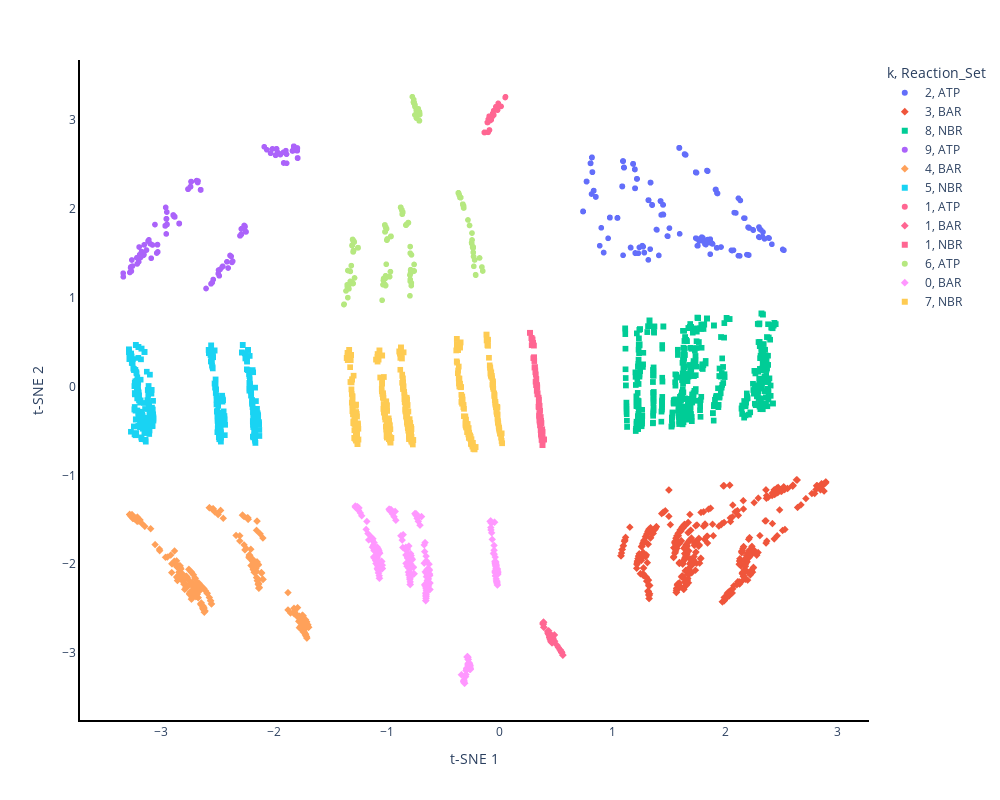

Write notebook code for a chart like this one.
### Code cell
#PLOT CLUSTERS IN T-SNE EMBEDDING
tsne['k'] = results[10]['k'].labels_
tsne.rename(columns={0: "t-SNE 1", 1: "t-SNE 2"}, inplace=True)
#pass to plotly plot to map categorical varibles
tsne['k'] = tsne['k'].astype(str)
tsne['Reaction_Set'] = merged_df['Reaction_Set'].tolist()
tsne['Subsystem'] = merged_df['Subsystem'].tolist()
tsne['Condition'] = condition_column
tsne['Study'] = merged_df['Study'].tolist()

fig = px.scatter(tsne,
                 x="t-SNE 1", y="t-SNE 2",
                 color='k',
                 symbol='Reaction_Set',
                 hover_data=['Subsystem', 'Condition', 'Study'],
                 color_discrete_sequence=px.colors.qualitative.Plotly)

fig.update_layout(plot_bgcolor= 'white',
                  width = 1000,
                  height = 800)

fig.update_traces(marker_size=6)
fig.update_xaxes(showline=True, linewidth=2, linecolor='black')
fig.update_yaxes(showline=True, linewidth=2, linecolor='black')

fig.show()

### Figure 1 — Plotly figure (JSON) as saved in the notebook; plotly's stock layout.template omitted (floating-point values rounded to 4 significant figures; data arrays with more than 128 entries replaced by an {"elided": "..."} marker saying what was removed)
{"data": [{"customdata": {"elided": "528x3 str values"}, "hovertemplate": "k=2<br>Reaction_Set=ATP<br>t-SNE 1=%{x}<br>t-SNE 2=%{y}<br>Subsystem=%{customdata[0]}<br>Condition=%{customdata[1]}<br>Study=%{customdata[2]}<extra></extra>", "legendgroup": "2, ATP", "marker": {"color": "#636EFA", "size": 6, "symbol": "circle"}, "mode": "markers", "name": "2, ATP", "showlegend": true, "type": "scattergl", "x": {"elided": "528 float values"}, "xaxis": "x", "y": {"elided": "528 float values"}, "yaxis": "y"}, {"customdata": {"elided": "528x3 str values"}, "hovertemplate": "k=3<br>Reaction_Set=BAR<br>t-SNE 1=%{x}<br>t-SNE 2=%{y}<br>Subsystem=%{customdata[0]}<br>Condition=%{customdata[1]}<br>Study=%{customdata[2]}<extra></extra>", "legendgroup": "3, BAR", "marker": {"color": "#EF553B", "size": 6, "symbol": "diamond"}, "mode": "markers", "name": "3, BAR", "showlegend": true, "type": "scattergl", "x": {"elided": "528 float values"}, "xaxis": "x", "y": {"elided": "528 float values"}, "yaxis": "y"}, {"customdata": {"elided": "528x3 str values"}, "hovertemplate": "k=8<br>Reaction_Set=NBR<br>t-SNE 1=%{x}<br>t-SNE 2=%{y}<br>Subsystem=%{customdata[0]}<br>Condition=%{customdata[1]}<br>Study=%{customdata[2]}<extra></extra>", "legendgroup": "8, NBR", "marker": {"color": "#00CC96", "size": 6, "symbol": "square"}, "mode": "markers", "name": "8, NBR", "showlegend": true, "type": "scattergl", "x": {"elided": "528 float values"}, "xaxis": "x", "y": {"elided": "528 float values"}, "yaxis": "y"}, {"customdata": {"elided": "352x3 str values"}, "hovertemplate": "k=9<br>Reaction_Set=ATP<br>t-SNE 1=%{x}<br>t-SNE 2=%{y}<br>Subsystem=%{customdata[0]}<br>Condition=%{customdata[1]}<br>Study=%{customdata[2]}<extra></extra>", "legendgroup": "9, ATP", "marker": {"color": "#AB63FA", "size": 6, "symbol": "circle"}, "mode": "markers", "name": "9, ATP", "showlegend": true, "type": "scattergl", "x": {"elided": "352 float values"}, "xaxis": "x", "y": {"elided": "352 float values"}, "yaxis": "y"}, {"customdata": {"elided": "352x3 str values"}, "hovertemplate": "k=4<br>Reaction_Set=BAR<br>t-SNE 1=%{x}<br>t-SNE 2=%{y}<br>Subsystem=%{customdata[0]}<br>Condition=%{customdata[1]}<br>Study=%{customdata[2]}<extra></extra>", "legendgroup": "4, BAR", "marker": {"color": "#FFA15A", "size": 6, "symbol": "diamond"}, "mode": "markers", "name": "4, BAR", "showlegend": true, "type": "scattergl", "x": {"elided": "352 float values"}, "xaxis": "x", "y": {"elided": "352 float values"}, "yaxis": "y"}, {"customdata": {"elided": "352x3 str values"}, "hovertemplate": "k=5<br>Reaction_Set=NBR<br>t-SNE 1=%{x}<br>t-SNE 2=%{y}<br>Subsystem=%{customdata[0]}<br>Condition=%{customdata[1]}<br>Study=%{customdata[2]}<extra></extra>", "legendgroup": "5, NBR", "marker": {"color": "#19D3F3", "size": 6, "symbol": "square"}, "mode": "markers", "name": "5, NBR", "showlegend": true, "type": "scattergl", "x": {"elided": "352 float values"}, "xaxis": "x", "y": {"elided": "352 float values"}, "yaxis": "y"}, {"customdata": {"elided": "88x3 str values"}, "hovertemplate": "k=1<br>Reaction_Set=ATP<br>t-SNE 1=%{x}<br>t-SNE 2=%{y}<br>Subsystem=%{customdata[0]}<br>Condition=%{customdata[1]}<br>Study=%{customdata[2]}<extra></extra>", "legendgroup": "1, ATP", "marker": {"color": "#FF6692", "size": 6, "symbol": "circle"}, "mode": "markers", "name": "1, ATP", "showlegend": true, "type": "scattergl", "x": [0.04992, -0.01804, -0.03835, 0.01317, 0.05251, -0.03242, -0.01192, -0.05226, -0.08991, -0.09009, -0.06085, -0.06018, -0.06176, -0.1015, -0.07425, -0.05103, -0.08837, -0.09111, -0.1072, -0.1072, -0.08837, -0.09111, -0.08707, -0.1336, -0.09157, -0.1336, -0.1336, -0.08707, -0.09966, -0.1072, -0.1336, -0.09157, -0.1072, -0.08707, -0.1336, -0.08837, -0.09111, -0.09111, -0.09966, -0.08837, -0.09966, -0.1072, -0.08707, -0.08707, -0.1072, -0.09157, -0.09111, -0.09111, -0.1072, -0.1072, -0.09111, -0.09966, -0.1072, -0.08837, -0.1072, -0.08707, -0.08837, -0.1336, -0.09157, -0.09966, -0.1336, -0.08707, -0.1072, -0.09111, -0.1336, -0.09157, -0.08707, -0.08707, -0.1336, -0.1336, -0.08837, -0.09966, -0.09111, -0.1072, -0.08707, -0.08837, -0.1336, -0.09111, -0.08707, -0.09111, -0.1336, -0.1336, -0.1336, -0.09111, -0.09157, -0.09157, -0.09966, -0.1336], "xaxis": "x", "y": [3.255, 3.113, 3.116, 3.155, 3.263, 3.152, 3.189, 3.106, 2.889, 2.889, 3.045, 3.077, 3.073, 2.863, 3.003, 3.059, 2.994, 2.998, 2.975, 2.975, 2.994, 2.998, 3.018, 2.862, 3.043, 2.862, 2.862, 3.018, 3.008, 2.975, 2.862, 3.043, 2.975, 3.018, 2.862, 2.994, 2.998, 2.998, 3.008, 2.994, 3.008, 2.975, 3.018, 3.018, 2.975, 3.043, 2.998, 2.998, 2.975, 2.975, 2.998, 3.008, 2.975, 2.994, 2.975, 3.018, 2.994, 2.862, 3.043, 3.008, 2.862, 3.018, 2.975, 2.998, 2.862, 3.043, 3.018, 3.018, 2.862, 2.862, 2.994, 3.008, 2.998, 2.975, 3.018, 2.994, 2.862, 2.998, 3.018, 2.998, 2.862, 2.862, 2.862, 2.998, 3.043, 3.043, 3.008, 2.862], "yaxis": "y"}, {"customdata": {"elided": "88x3 str values"}, "hovertemplate": "k=1<br>Reaction_Set=BAR<br>t-SNE 1=%{x}<br>t-SNE 2=%{y}<br>Subsystem=%{customdata[0]}<br>Condition=%{customdata[1]}<br>Study=%{customdata[2]}<extra></extra>", "legendgroup": "1, BAR", "marker": {"color": "#FF6692", "size": 6, "symbol": "diamond"}, "mode": "markers", "name": "1, BAR", "showlegend": true, "type": "scattergl", "x": [0.456, 0.4318, 0.4652, 0.4439, 0.4512, 0.4322, 0.4582, 0.4588, 0.4496, 0.4652, 0.439, 0.458, 0.4591, 0.4588, 0.3865, 0.4539, 0.4287, 0.4384, 0.3867, 0.4601, 0.4549, 0.3921, 0.4378, 0.4588, 0.3859, 0.3921, 0.4314, 0.4336, 0.4543, 0.4336, 0.3881, 0.3921, 0.3921, 0.4513, 0.4453, 0.3865, 0.4568, 0.4327, 0.4435, 0.4652, 0.4443, 0.4472, 0.4325, 0.3879, 0.3868, 0.4293, 0.4314, 0.4495, 0.4326, 0.3862, 0.3921, 0.3921, 0.4435, 0.4458, 0.4388, 0.3888, 0.3916, 0.4402, 0.4285, 0.4471, 0.432, 0.4383, 0.4543, 0.4354, 0.4594, 0.4396, 0.4758, 0.4748, 0.4656, 0.4886, 0.5098, 0.5211, 0.4863, 0.5513, 0.537, 0.5467, 0.537, 0.537, 0.5613, 0.5513, 0.5467, 0.5467, 0.5467, 0.5513, 0.5613, 0.5613, 0.537, 0.4863], "xaxis": "x", "y": [-2.867, -2.773, -2.885, -2.815, -2.853, -2.78, -2.863, -2.875, -2.847, -2.885, -2.797, -2.839, -2.862, -2.875, -2.675, -2.845, -2.755, -2.794, -2.677, -2.841, -2.849, -2.71, -2.793, -2.875, -2.667, -2.71, -2.771, -2.779, -2.847, -2.777, -2.653, -2.71, -2.71, -2.837, -2.819, -2.676, -2.858, -2.784, -2.825, -2.885, -2.816, -2.819, -2.777, -2.653, -2.656, -2.762, -2.771, -2.818, -2.784, -2.671, -2.71, -2.71, -2.825, -2.832, -2.796, -2.653, -2.653, -2.789, -2.753, -2.825, -2.777, -2.782, -2.83, -2.749, -2.871, -2.774, -2.847, -2.833, -2.802, -2.866, -2.913, -2.937, -2.796, -2.997, -2.963, -2.983, -2.963, -2.963, -3.024, -2.997, -2.983, -2.983, -2.983, -2.997, -3.024, -3.024, -2.963, -2.796], "yaxis": "y"}, {"customdata": {"elided": "88x3 str values"}, "hovertemplate": "k=1<br>Reaction_Set=NBR<br>t-SNE 1=%{x}<br>t-SNE 2=%{y}<br>Subsystem=%{customdata[0]}<br>Condition=%{customdata[1]}<br>Study=%{customdata[2]}<extra></extra>", "legendgroup": "1, NBR", "marker": {"color": "#FF6692", "size": 6, "symbol": "square"}, "mode": "markers", "name": "1, NBR", "showlegend": true, "type": "scattergl", "x": [0.3656, 0.3591, 0.3585, 0.364, 0.3731, 0.3824, 0.3678, 0.3787, 0.3752, 0.3949, 0.3538, 0.3689, 0.3603, 0.361, 0.3804, 0.353, 0.369, 0.3763, 0.3804, 0.3549, 0.3508, 0.3538, 0.3733, 0.3752, 0.3665, 0.369, 0.383, 0.3804, 0.383, 0.3698, 0.3472, 0.352, 0.3779, 0.3949, 0.3624, 0.3601, 0.3495, 0.3501, 0.3714, 0.3548, 0.3587, 0.3603, 0.348, 0.3331, 0.3563, 0.3351, 0.3792, 0.3824, 0.3566, 0.3452, 0.3541, 0.3291, 0.3348, 0.3236, 0.3259, 0.3469, 0.3384, 0.3097, 0.3215, 0.3195, 0.3262, 0.3212, 0.3144, 0.3172, 0.3166, 0.3055, 0.2985, 0.3077, 0.2845, 0.3062, 0.3047, 0.2832, 0.2706, 0.2926, 0.2832, 0.2706, 0.2706, 0.2881, 0.2881, 0.2897, 0.2832, 0.2897, 0.2706, 0.2706, 0.2881, 0.2832, 0.2978, 0.2832], "xaxis": "x", "y": [-0.3431, -0.2715, -0.435, -0.4909, -0.5986, -0.5103, -0.5252, -0.4791, -0.5354, -0.5959, -0.3786, -0.3839, -0.352, -0.4395, -0.6595, -0.3684, -0.5164, -0.5454, -0.6595, -0.3924, -0.3353, -0.3427, -0.6007, -0.5354, -0.5405, -0.3852, -0.6107, -0.6594, -0.6107, -0.5595, -0.1241, -0.3071, -0.5953, -0.5956, -0.392, -0.3712, -0.1503, -0.3267, -0.4113, -0.2145, -0.3974, -0.3703, -0.2344, 0.01788, -0.3096, -0.009132, -0.6373, -0.5772, -0.3724, -0.2265, -0.3, -0.04785, -0.08768, 0.01709, 0.08669, -0.1737, -0.07602, 0.2153, 0.137, 0.05485, 0.08018, 0.1379, 0.2201, 0.1812, 0.1609, 0.3279, 0.3197, 0.2875, 0.4657, 0.3316, 0.462, 0.5464, 0.6062, 0.5306, 0.5464, 0.6062, 0.6062, 0.5331, 0.5331, 0.5137, 0.5464, 0.5137, 0.6062, 0.6062, 0.5331, 0.5464, 0.4933, 0.5464], "yaxis": "y"}, {"customdata": {"elided": "440x3 str values"}, "hovertemplate": "k=6<br>Reaction_Set=ATP<br>t-SNE 1=%{x}<br>t-SNE 2=%{y}<br>Subsystem=%{customdata[0]}<br>Condition=%{customdata[1]}<br>Study=%{customdata[2]}<extra></extra>", "legendgroup": "6, ATP", "marker": {"color": "#B6E880", "size": 6, "symbol": "circle"}, "mode": "markers", "name": "6, ATP", "showlegend": true, "type": "scattergl", "x": {"elided": "440 float values"}, "xaxis": "x", "y": {"elided": "440 float values"}, "yaxis": "y"}, {"customdata": {"elided": "440x3 str values"}, "hovertemplate": "k=0<br>Reaction_Set=BAR<br>t-SNE 1=%{x}<br>t-SNE 2=%{y}<br>Subsystem=%{customdata[0]}<br>Condition=%{customdata[1]}<br>Study=%{customdata[2]}<extra></extra>", "legendgroup": "0, BAR", "marker": {"color": "#FF97FF", "size": 6, "symbol": "diamond"}, "mode": "markers", "name": "0, BAR", "showlegend": true, "type": "scattergl", "x": {"elided": "440 float values"}, "xaxis": "x", "y": {"elided": "440 float values"}, "yaxis": "y"}, {"customdata": {"elided": "440x3 str values"}, "hovertemplate": "k=7<br>Reaction_Set=NBR<br>t-SNE 1=%{x}<br>t-SNE 2=%{y}<br>Subsystem=%{customdata[0]}<br>Condition=%{customdata[1]}<br>Study=%{customdata[2]}<extra></extra>", "legendgroup": "7, NBR", "marker": {"color": "#FECB52", "size": 6, "symbol": "square"}, "mode": "markers", "name": "7, NBR", "showlegend": true, "type": "scattergl", "x": {"elided": "440 float values"}, "xaxis": "x", "y": {"elided": "440 float values"}, "yaxis": "y"}], "layout": {"height": 800, "legend": {"title": {"text": "k, Reaction_Set"}, "tracegroupgap": 0}, "margin": {"t": 60}, "plot_bgcolor": "white", "width": 1000, "xaxis": {"anchor": "y", "domain": [0, 1], "linecolor": "black", "linewidth": 2, "showline": true, "title": {"text": "t-SNE 1"}}, "yaxis": {"anchor": "x", "domain": [0, 1], "linecolor": "black", "linewidth": 2, "showline": true, "title": {"text": "t-SNE 2"}}}}
